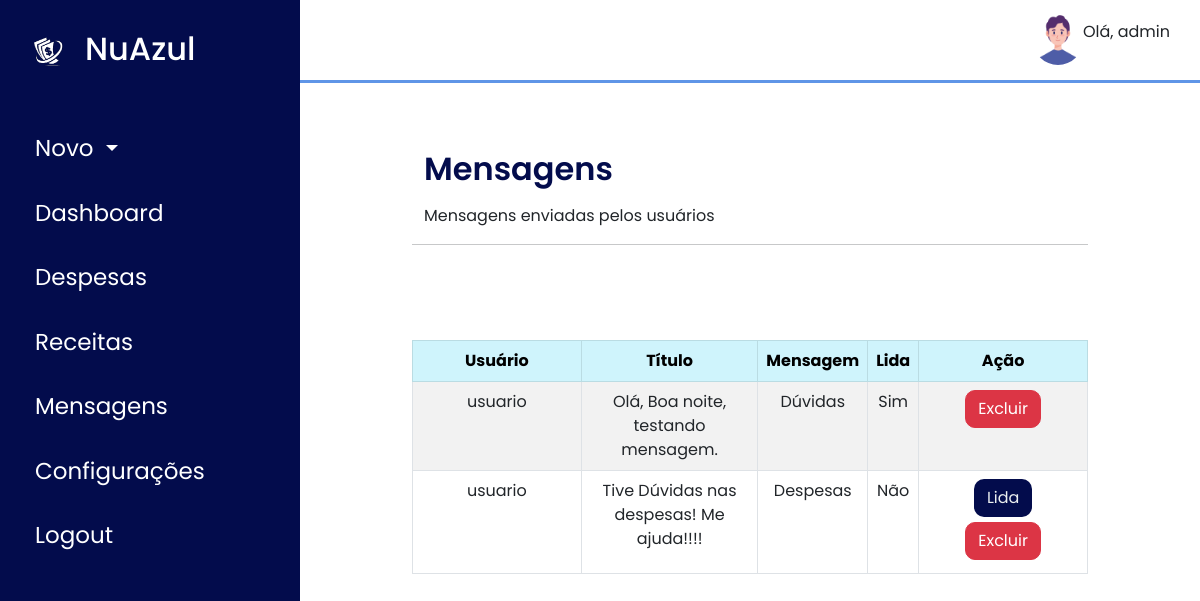
The app's page /administrador.php (signed in) with its own data.
### tables this page shows
CREATE TABLE `contatos` (
  `con_id` int(11) NOT NULL,
  `uso_id` int(11) NOT NULL,
  `con_msg` varchar(255) NOT NULL,
  `con_titulo` varchar(50) NOT NULL,
  `con_lida` tinyint(1) NOT NULL DEFAULT 0
);

CREATE TABLE `usuario` (
  `uso_id` int(50) NOT NULL,
  `uso_nome` varchar(50) NOT NULL,
  `uso_email` varchar(50) NOT NULL,
  `uso_senha` varchar(255) NOT NULL,
  `tus_id` int(11) NOT NULL
);

### administrador.php (the view, shortened to what this page needs)
<?php
require_once('connection.php');
$mysql_query = "SELECT con_id, con.uso_id, con_msg, con_titulo, con_lida, uso_nome FROM contatos as con INNER JOIN usuario as uso on uso.uso_id = con.uso_id";
$result = $conn->query($mysql_query);
?>
<!DOCTYPE html>
<html lang="pt-br">
<head>
    <link href="https://cdn.jsdelivr.net/npm/bootstrap@5.0.2/dist/css/bootstrap.min.css" rel="stylesheet">
    <link href="./css/style-dashboard.css" rel="stylesheet">
    <link rel="stylesheet" href="https://maxst.icons8.com/vue-static/landings/line-awesome/line-awesome/1.3.0/css/line-awesome.min.css">
</head>
<body>
    <?php require("menu_lateral.php");
    ?>
    <section id="interface" style="margin-left:300px">
        <div class="navigation">
            <div class="profile">
                <img src="./img/usuario.png" alt="">
                <p><?php echo "Olá, ", $_SESSION['uso_nome'] ?></p>
            </div>
    </section>
    <div class="container" style="margin-left:300px">
        <div class="row content">
            <h2 class="signin-text mb-3" style="margin-top: 50px;">Mensagens</h2>
            <p>Mensagens enviadas pelos usuários</p>
            <hr>
            <br></br>
            <br></br>
            <table class="table table-striped table-bordered table-hover">
                <thead>
                    <tr class="table-info" style="text-align:center">
                        <th scope="col" style="width: 25%;">Usuário</th>
                        <th scope="col">Título</th>
                        <th scope="col">Mensagem</th>
                        <th scope="col">Lida</th>
                        <th scope="col" style="width: 25%;">Ação</th>
                    </tr>
                </thead>
                <tbody>
                    <?php while ($row = $result->fetch_assoc()) { ?>
                        <tr>
                            <td style="text-align:center"><?php echo $row['uso_nome']; ?></td>
                            <td style="text-align:center"><?php echo $row['con_msg']; ?></td>
                            <td style="text-align:center"><?php echo $row['con_titulo']; ?></td>
                            <td style="text-align:center"><?php echo $row['con_lida'] == "1" ? "Sim": "Não"; ?></td>
                            <td style="text-align:center">
                            <?php if ($row['con_lida'] == "0") { ?>
                                <a href="lida_msg.php?con_id=<?php echo $row['con_id']; ?>"><button type="button" class="btn btn-primary-acao">Lida</button></a>
                            <?php } ?>
                                <a href="delete_msg.php?con_id=<?php echo $row['con_id']; ?>"><button type="button" class="btn btn-danger">Excluir</button></a>
                            </td>
                        </tr>
                    <?php } ?>
                </tbody>
            </table>
        </div>
    </div>
</body>
</html>

### css/style-dashboard.css (style rules this page uses)
* { margin: 0; padding: 0; box-sizing: border-box; font-family: 'Poppins', sans-serif; }
body { width: 100%; background: #fff; position: relative; display: flex; }
#interface { width: calc(100% - 300px); margin-left: 300px; position: fixed; }
#interface .navigation { display: flex; align-items: center; justify-content:flex-end; padding: 15px 30px; border-bottom: 3px solid #5f95e7; }
#interface .navigation .profile { display: flex; justify-content: flex-start; align-items: center; }
#interface .navigation .profile img { width: 50px; height: 50px; object-fit: cover; border-radius: 50%; }
.signin-text { font-style: normal; font-weight: 600 !important; color: #030c4c; margin-top: 0px; }
.row.content { margin: 100px ; }
.btn-primary-acao { background-color: #030c4c; color: #ebeff0; border-radius: 10px; margin: 0px 5px 0px 5px; margin-bottom: 5px; }
.btn-danger { border-radius: 10px; margin: 0px 5px 0px 5px; margin-bottom: 5px; }

### records on screen
contatos: uso.uso_nome "usuario", con_msg "Olá, Boa noite, testando mensagem.", con_titulo "Dúvidas", con_lida "Sim"
contatos: uso.uso_nome "usuario", con_msg "Tive Dúvidas nas despesas! Me ajuda!!!!", con_titulo "Despesas", con_lida "Não"

### other values on screen
$_SESSION['uso_nome'] "admin"
